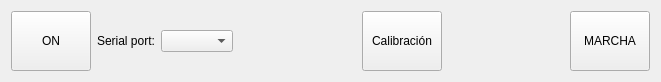
   <widget class="QWidget" name="horizontalLayoutWidget">
    <property name="geometry">
     <rect>
      <x>0</x>
      <y>0</y>
      <width>661</width>
      <height>71</height>
     </rect>
    </property>
    <layout class="QHBoxLayout" name="horizontalLayout">
     <item>
      <widget class="QPushButton" name="pushButton_connect">
       <property name="minimumSize">
        <size>
         <width>80</width>
         <height>60</height>
        </size>
       </property>
       <property name="baseSize">
        <size>
         <width>80</width>
         <height>60</height>
        </size>
       </property>
       <property name="text">
        <string>ON</string>
       </property>
      </widget>
     </item>
     <item>
      <widget class="QLabel" name="label">
       <property name="text">
        <string>Serial port:</string>
       </property>
      </widget>
     </item>
     <item>
      <widget class="QComboBox" name="serialPortDropdown"/>
     </item>
     <item>
      <spacer name="horizontalSpacer">
       <property name="orientation">
        <enum>Qt::Horizontal</enum>
       </property>
       <property name="sizeHint" stdset="0">
        <size>
         <width>40</width>
         <height>20</height>
        </size>
       </property>
      </spacer>
     </item>
     <item>
      <widget class="QPushButton" name="pushButton_calibracion">
       <property name="minimumSize">
        <size>
         <width>80</width>
         <height>60</height>
        </size>
       </property>
       <property name="baseSize">
        <size>
         <width>80</width>
         <height>60</height>
        </size>
       </property>
       <property name="text">
        <string>Calibración</string>
       </property>
      </widget>
     </item>
     <item>
      <spacer name="horizontalSpacer_2">
       <property name="orientation">
        <enum>Qt::Horizontal</enum>
       </property>
       <property name="sizeHint" stdset="0">
        <size>
         <width>40</width>
         <height>20</height>
        </size>
       </property>
      </spacer>
     </item>
     <item>
      <widget class="QPushButton" name="marchaParoButton">
       <property name="minimumSize">
        <size>
         <width>80</width>
         <height>60</height>
        </size>
       </property>
       <property name="baseSize">
        <size>
         <width>80</width>
         <height>60</height>
        </size>
       </property>
       <property name="text">
        <string>MARCHA</string>
       </property>
      </widget>
     </item>
    </layout>
   </widget>
